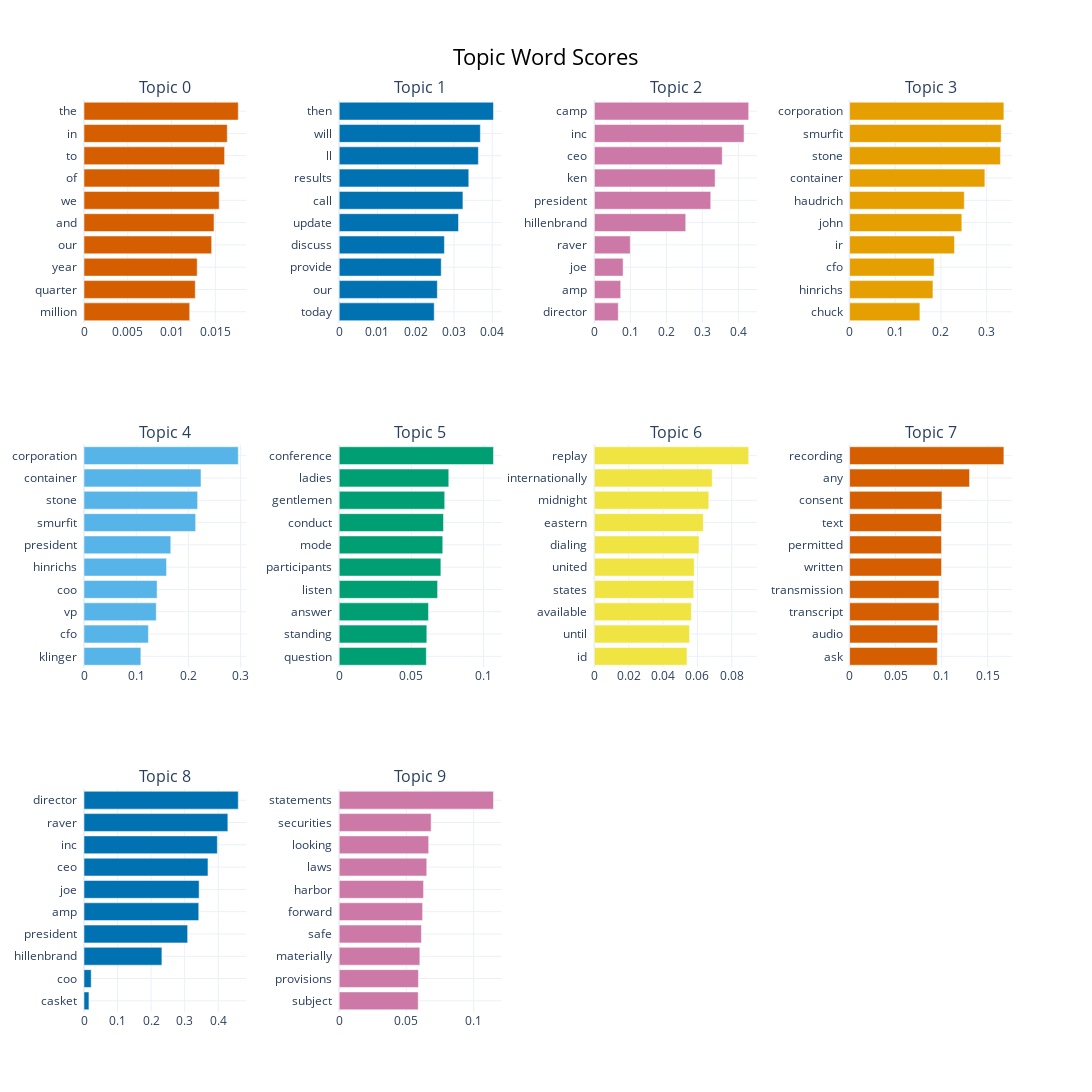

Here is the notebook cell this chart was saved with:
### Code cell
topic_model.visualize_barchart(top_n_topics=10,n_words=10,height=400, width=500).show()

### Figure 1 — Plotly figure (JSON) as saved in the notebook; plotly's stock layout.template omitted (floating-point values rounded to 4 significant figures)
{"data": [{"marker": {"color": "#D55E00"}, "orientation": "h", "type": "bar", "x": [0.01207, 0.01271, 0.01293, 0.01458, 0.01485, 0.01544, 0.01549, 0.01606, 0.01636, 0.01762], "xaxis": "x", "y": ["million  ", "quarter  ", "year  ", "our  ", "and  ", "we  ", "of  ", "to  ", "in  ", "the  "], "yaxis": "y"}, {"marker": {"color": "#0072B2"}, "orientation": "h", "type": "bar", "x": [0.02484, 0.02566, 0.02668, 0.02751, 0.03119, 0.03235, 0.03388, 0.03639, 0.03691, 0.04034], "xaxis": "x2", "y": ["today  ", "our  ", "provide  ", "discuss  ", "update  ", "call  ", "results  ", "ll  ", "will  ", "then  "], "yaxis": "y2"}, {"marker": {"color": "#CC79A7"}, "orientation": "h", "type": "bar", "x": [0.06632, 0.07308, 0.07982, 0.09972, 0.2538, 0.3233, 0.3356, 0.3553, 0.416, 0.4288], "xaxis": "x3", "y": ["director  ", "amp  ", "joe  ", "raver  ", "hillenbrand  ", "president  ", "ken  ", "ceo  ", "inc  ", "camp  "], "yaxis": "y3"}, {"marker": {"color": "#E69F00"}, "orientation": "h", "type": "bar", "x": [0.1539, 0.1824, 0.185, 0.2296, 0.2456, 0.251, 0.2961, 0.3301, 0.3318, 0.3377], "xaxis": "x4", "y": ["chuck  ", "hinrichs  ", "cfo  ", "ir  ", "john  ", "haudrich  ", "container  ", "stone  ", "smurfit  ", "corporation  "], "yaxis": "y4"}, {"marker": {"color": "#56B4E9"}, "orientation": "h", "type": "bar", "x": [0.1089, 0.1233, 0.1384, 0.14, 0.1581, 0.1662, 0.2139, 0.2176, 0.2241, 0.2955], "xaxis": "x5", "y": ["klinger  ", "cfo  ", "vp  ", "coo  ", "hinrichs  ", "president  ", "smurfit  ", "stone  ", "container  ", "corporation  "], "yaxis": "y5"}, {"marker": {"color": "#009E73"}, "orientation": "h", "type": "bar", "x": [0.06033, 0.06069, 0.06184, 0.06816, 0.07042, 0.07173, 0.07225, 0.07309, 0.0759, 0.1069], "xaxis": "x6", "y": ["question  ", "standing  ", "answer  ", "listen  ", "participants  ", "mode  ", "conduct  ", "gentlemen  ", "ladies  ", "conference  "], "yaxis": "y6"}, {"marker": {"color": "#F0E442"}, "orientation": "h", "type": "bar", "x": [0.05395, 0.05542, 0.05649, 0.05788, 0.05813, 0.06094, 0.06344, 0.06663, 0.0686, 0.08986], "xaxis": "x7", "y": ["id  ", "until  ", "available  ", "states  ", "united  ", "dialing  ", "eastern  ", "midnight  ", "internationally  ", "replay  "], "yaxis": "y7"}, {"marker": {"color": "#D55E00"}, "orientation": "h", "type": "bar", "x": [0.09528, 0.09565, 0.09706, 0.09706, 0.09983, 0.09983, 0.09983, 0.1003, 0.1303, 0.1676], "xaxis": "x8", "y": ["ask  ", "audio  ", "transcript  ", "transmission  ", "written  ", "permitted  ", "text  ", "consent  ", "any  ", "recording  "], "yaxis": "y8"}, {"marker": {"color": "#0072B2"}, "orientation": "h", "type": "bar", "x": [0.0147, 0.02145, 0.2321, 0.3088, 0.342, 0.3431, 0.3694, 0.3973, 0.4286, 0.4597], "xaxis": "x9", "y": ["casket  ", "coo  ", "hillenbrand  ", "president  ", "amp  ", "joe  ", "ceo  ", "inc  ", "raver  ", "director  "], "yaxis": "y9"}, {"marker": {"color": "#CC79A7"}, "orientation": "h", "type": "bar", "x": [0.05875, 0.05892, 0.05999, 0.06115, 0.06206, 0.06275, 0.06512, 0.06656, 0.06838, 0.1148], "xaxis": "x10", "y": ["subject  ", "provisions  ", "materially  ", "safe  ", "forward  ", "harbor  ", "laws  ", "looking  ", "securities  ", "statements  "], "yaxis": "y10"}], "layout": {"annotations": [{"font": {"size": 16}, "showarrow": false, "text": "Topic 0", "x": 0.0875, "xanchor": "center", "xref": "paper", "y": 1, "yanchor": "bottom", "yref": "paper"}, {"font": {"size": 16}, "showarrow": false, "text": "Topic 1", "x": 0.3625, "xanchor": "center", "xref": "paper", "y": 1, "yanchor": "bottom", "yref": "paper"}, {"font": {"size": 16}, "showarrow": false, "text": "Topic 2", "x": 0.6375, "xanchor": "center", "xref": "paper", "y": 1, "yanchor": "bottom", "yref": "paper"}, {"font": {"size": 16}, "showarrow": false, "text": "Topic 3", "x": 0.9125, "xanchor": "center", "xref": "paper", "y": 1, "yanchor": "bottom", "yref": "paper"}, {"font": {"size": 16}, "showarrow": false, "text": "Topic 4", "x": 0.0875, "xanchor": "center", "xref": "paper", "y": 0.6222, "yanchor": "bottom", "yref": "paper"}, {"font": {"size": 16}, "showarrow": false, "text": "Topic 5", "x": 0.3625, "xanchor": "center", "xref": "paper", "y": 0.6222, "yanchor": "bottom", "yref": "paper"}, {"font": {"size": 16}, "showarrow": false, "text": "Topic 6", "x": 0.6375, "xanchor": "center", "xref": "paper", "y": 0.6222, "yanchor": "bottom", "yref": "paper"}, {"font": {"size": 16}, "showarrow": false, "text": "Topic 7", "x": 0.9125, "xanchor": "center", "xref": "paper", "y": 0.6222, "yanchor": "bottom", "yref": "paper"}, {"font": {"size": 16}, "showarrow": false, "text": "Topic 8", "x": 0.0875, "xanchor": "center", "xref": "paper", "y": 0.2444, "yanchor": "bottom", "yref": "paper"}, {"font": {"size": 16}, "showarrow": false, "text": "Topic 9", "x": 0.3625, "xanchor": "center", "xref": "paper", "y": 0.2444, "yanchor": "bottom", "yref": "paper"}], "height": 1200, "hoverlabel": {"bgcolor": "white", "font": {"family": "Rockwell", "size": 16}}, "showlegend": false, "title": {"font": {"color": "Black", "size": 22}, "text": "Topic Word Scores", "x": 0.5, "xanchor": "center", "yanchor": "top"}, "width": 2000, "xaxis": {"anchor": "y", "domain": [0, 0.175], "showgrid": true}, "xaxis10": {"anchor": "y10", "domain": [0.275, 0.45], "showgrid": true}, "xaxis11": {"anchor": "y11", "domain": [0.55, 0.725], "showgrid": true}, "xaxis12": {"anchor": "y12", "domain": [0.825, 1], "showgrid": true}, "xaxis2": {"anchor": "y2", "domain": [0.275, 0.45], "showgrid": true}, "xaxis3": {"anchor": "y3", "domain": [0.55, 0.725], "showgrid": true}, "xaxis4": {"anchor": "y4", "domain": [0.825, 1], "showgrid": true}, "xaxis5": {"anchor": "y5", "domain": [0, 0.175], "showgrid": true}, "xaxis6": {"anchor": "y6", "domain": [0.275, 0.45], "showgrid": true}, "xaxis7": {"anchor": "y7", "domain": [0.55, 0.725], "showgrid": true}, "xaxis8": {"anchor": "y8", "domain": [0.825, 1], "showgrid": true}, "xaxis9": {"anchor": "y9", "domain": [0, 0.175], "showgrid": true}, "yaxis": {"anchor": "x", "domain": [0.7556, 1], "showgrid": true}, "yaxis10": {"anchor": "x10", "domain": [0, 0.2444], "showgrid": true}, "yaxis11": {"anchor": "x11", "domain": [0, 0.2444], "showgrid": true}, "yaxis12": {"anchor": "x12", "domain": [0, 0.2444], "showgrid": true}, "yaxis2": {"anchor": "x2", "domain": [0.7556, 1], "showgrid": true}, "yaxis3": {"anchor": "x3", "domain": [0.7556, 1], "showgrid": true}, "yaxis4": {"anchor": "x4", "domain": [0.7556, 1], "showgrid": true}, "yaxis5": {"anchor": "x5", "domain": [0.3778, 0.6222], "showgrid": true}, "yaxis6": {"anchor": "x6", "domain": [0.3778, 0.6222], "showgrid": true}, "yaxis7": {"anchor": "x7", "domain": [0.3778, 0.6222], "showgrid": true}, "yaxis8": {"anchor": "x8", "domain": [0.3778, 0.6222], "showgrid": true}, "yaxis9": {"anchor": "x9", "domain": [0, 0.2444], "showgrid": true}}}
